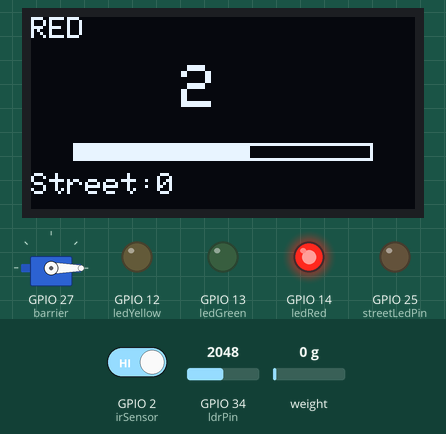
Bench run of a sketch on a simulated ESP32. Shown: servo, 128×64 one-colour display, output pins drawn as LEDs (lit = HIGH). The inputs (shaded band) are chosen by the test bench; at power-on: GPIO 34 (ldrPin) = 2048, GPIO 2 (irSensor) HIGH, weight on the scale 0 g. WiFi joins after 1.5 s; servers stay silent unless stated; uploads are accepted with an empty reply.

Above: at 2.2 s.
2.3 s: GPIO 34 (ldrPin) set to 964
5.3 s: GPIO 34 (ldrPin) set to 840
At 7.07 s:
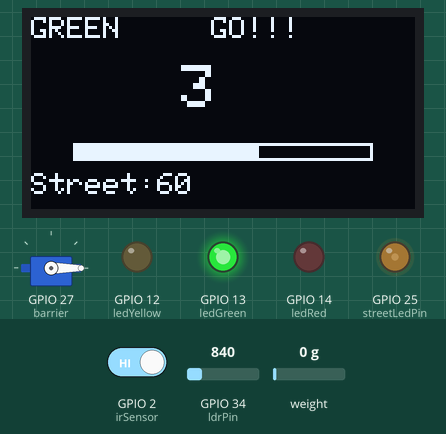
7.3 s: GPIO 34 (ldrPin) set to 218
10.3 s: GPIO 34 (ldrPin) set to 181
At 11.07 s:
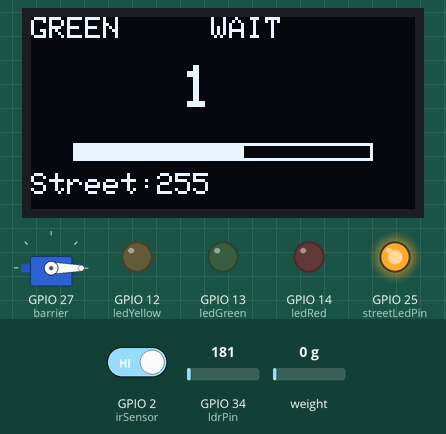
12.7 s: GPIO 2 (irSensor) driven LOW
At 15.55 s:
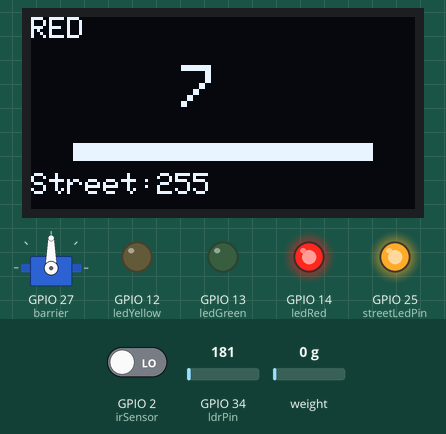
15.7 s: GPIO 34 (ldrPin) set to 491
At 16.07 s:
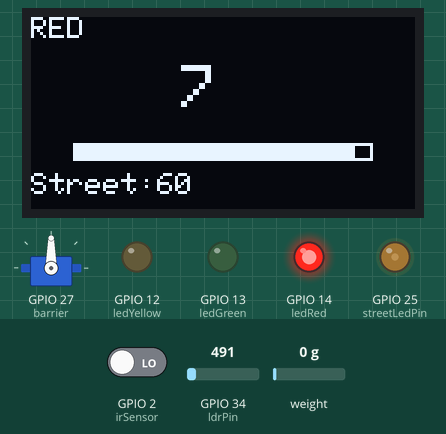
Timing chart, 0 to 30.9 s (numbered marks = the images above; inputs shaded):
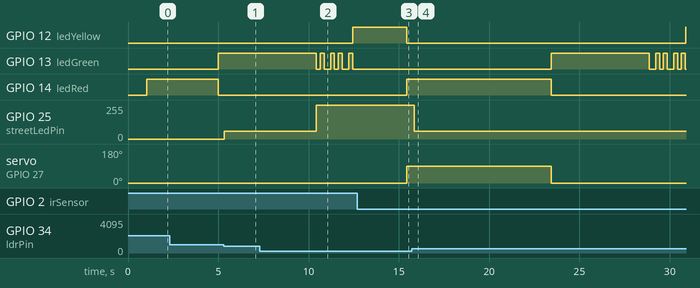

Measured:
- the behaviour switches between 901 and 900 on GPIO 34 (ldrPin) (found by bisection; images 0 and 1)
- the behaviour switches between 200 and 199 on GPIO 34 (ldrPin) (found by bisection; images 1 and 2)
- after the input at 5.3 s, GPIO 25 (streetLedPin): 0/255 → 60/255 at once
- after the input at 10.3 s, GPIO 25 (streetLedPin): 60/255 → 255/255 after 0.13 s
- after the input at 12.7 s, servo on GPIO 27 (barrier): 0° → 90° after 2.7 s
- after the input at 15.7 s, GPIO 25 (streetLedPin): 255/255 → 60/255 after 0.16 s

The sketch:

Project.ino
```cpp
#include <WiFi.h>
#include <HTTPClient.h>
#include <ESP32Servo.h>
#include <Adafruit_GFX.h>
#include <Adafruit_SSD1306.h>
#include "HX711.h"

// ================= WIFI =================
const char* ssid = "HONOR 400 Pro";
const char* password = "aaaaaaaa";
const char* serverUrl = "http://10.27.105.153:1880/update";

// ================= OLED =================
#define SCREEN_WIDTH 128
#define SCREEN_HEIGHT 64
Adafruit_SSD1306 display(SCREEN_WIDTH, SCREEN_HEIGHT, &Wire, -1);

// ================= TRAFFIC LIGHT =================
int ledRed = 14;
int ledYellow = 12;
int ledGreen = 13;
int irSensor = 2;
Servo barrier;

enum TrafficState { RED, GREEN, GREEN_BLINK, YELLOW };
TrafficState currentState = RED;

unsigned long stateMillis = 0;
unsigned long redTime = 5000;
unsigned long greenTime = 5000;

bool pedestrianWaiting = false;
bool pedestrianReported = false;
bool barrierUp = false;

// ================= LOAD CELL =================
HX711 scale;
int loadCellDT = 32;
int loadCellSCK = 33;
float weightThreshold = 50.0;
bool vehicleDetected = false;

// ================= STREET LIGHT =================
int ldrPin = 34;
int streetLedPin = 25;
int streetBrightness = 0;

// ================= TIMERS =================
unsigned long oledMillis = 0;
unsigned long sendMillis = 0;
unsigned long loadMillis = 0;
unsigned long ldrMillis = 0;
unsigned long blinkMillis = 0;
bool blinkState = false;
int blinkCount = 0;

// ================= SETUP =================
void setup() {
  pinMode(ledRed, OUTPUT);
  pinMode(ledYellow, OUTPUT);
  pinMode(ledGreen, OUTPUT);
  pinMode(irSensor, INPUT_PULLUP);
  pinMode(streetLedPin, OUTPUT);

  barrier.attach(27);
  barrier.write(0);

  scale.begin(loadCellDT, loadCellSCK);
  scale.set_scale();
  scale.tare();

  display.begin(SSD1306_SWITCHCAPVCC, 0x3C);
  display.setTextColor(SSD1306_WHITE);

  WiFi.begin(ssid, password);
}

// ================= LOOP =================
void loop() {
  unsigned long now = millis();

  trafficLight(now);
  readLoadCell(now);
  streetLight(now);
  updateOLED(now);
  sendToNodeRed(now);
}

// ================= TRAFFIC LIGHT =================
void trafficLight(unsigned long now) {

  if (digitalRead(irSensor) == LOW) {
    pedestrianWaiting = true;
    pedestrianReported = true;
  }

  switch (currentState) {

    case RED:
      digitalWrite(ledRed, HIGH);
      digitalWrite(ledYellow, LOW);
      digitalWrite(ledGreen, LOW);

      redTime = pedestrianWaiting ? 8000 : 5000;

      if (pedestrianWaiting) {
        barrier.write(90);
        barrierUp = true;
      } else {
        barrier.write(0);
        barrierUp = false;
      }

      if (now - stateMillis >= redTime) {
        stateMillis = now;
        pedestrianWaiting = false;
        barrier.write(0);
        barrierUp = false;
        currentState = GREEN;
      }
      break;

    case GREEN:
      digitalWrite(ledRed, LOW);
      digitalWrite(ledYellow, LOW);
      digitalWrite(ledGreen, HIGH);

      greenTime = vehicleDetected ? 8000 : 5000;

      if (now - stateMillis >= greenTime) {
        stateMillis = now;
        blinkMillis = now;
        blinkCount = 0;
        blinkState = false;
        currentState = GREEN_BLINK;
      }
      break;

    case GREEN_BLINK:
      if (now - blinkMillis >= 200) {
        blinkMillis = now;
        blinkState = !blinkState;
        digitalWrite(ledGreen, blinkState);
        blinkCount++;
      }

      if (blinkCount >= 10) {
        digitalWrite(ledGreen, LOW);
        stateMillis = now;
        currentState = YELLOW;
      }
      break;

    case YELLOW:
      digitalWrite(ledRed, LOW);
      digitalWrite(ledYellow, HIGH);
      digitalWrite(ledGreen, LOW);

      if (now - stateMillis >= 3000) {
        stateMillis = now;
        currentState = RED;
      }
      break;
  }
}

// ================= LOAD CELL =================
void readLoadCell(unsigned long now) {
  if (now - loadMillis < 500) return;
  loadMillis = now;

  if (scale.is_ready()) {
    vehicleDetected = scale.get_units(1) >= weightThreshold;
  }
}

// ================= STREET LIGHT =================
void streetLight(unsigned long now) {
  if (now - ldrMillis < 200) return;
  ldrMillis = now;

  int ldr = analogRead(ldrPin);

  if (ldr > 900) streetBrightness = 0;
  else if (ldr < 200) streetBrightness = 255;
  else streetBrightness = 60;

  analogWrite(streetLedPin, streetBrightness);
}

// ================= OLED =================
void updateOLED(unsigned long now) {
  if (now - oledMillis < 200) return;
  oledMillis = now;

  long total = 0;
  long remain = 0;

  display.clearDisplay();
  display.setTextSize(1);
  display.setCursor(0,0);

  if (currentState == RED) {
    display.print("RED");
    total = redTime;
  } else if (currentState == GREEN) {
    display.print("GREEN");
    display.setCursor(60,0);
    display.print("GO!!!");
    total = greenTime;
  } else if (currentState == GREEN_BLINK) {
    display.print("GREEN");
    display.setCursor(60,0);
    display.print("WAIT");
    total = 2000;
  } else {
    display.print("YELLOW");
    display.setCursor(60,0);
    display.print("SLOW");
    display.setCursor(60,8);
    display.print("DOWN");
    total = 3000;
  }

  remain = total - (now - stateMillis);
  if (remain < 0) remain = 0;

  display.setTextSize(2);
  display.setCursor(50,16);
  display.print(remain / 1000);

  // Loading bar
  display.drawRect(14, 42, 100, 6, SSD1306_WHITE);
  int fill = map(remain, 0, total, 0, 100);
  display.fillRect(14, 42, fill, 6, SSD1306_WHITE);

  display.setTextSize(1);
  display.setCursor(0, 52);
  display.print("Street:");
  display.print(streetBrightness);

  display.display();
}

// ================= NODE-RED =================
void sendToNodeRed(unsigned long now) {
  if (now - sendMillis < 1000) return;
  sendMillis = now;

  if (WiFi.status() != WL_CONNECTED) return;

  HTTPClient http;
  http.setTimeout(300);

  long countdown = 0;
  if (currentState == RED) countdown = redTime - (now - stateMillis);
  else if (currentState == GREEN) countdown = greenTime - (now - stateMillis);
  else if (currentState == YELLOW) countdown = 3000 - (now - stateMillis);
  else countdown = 2000 - (now - blinkMillis);
  if (countdown < 0) countdown = 0;

  String url = String(serverUrl) +
    "?traffic=" + (currentState==RED?"RED":currentState==GREEN?"GREEN":currentState==YELLOW?"YELLOW":"GREEN_BLINK") +
    "&pedestrian=" + String(pedestrianReported) +
    "&vehicle=" + String(vehicleDetected) +
    "&street=" + String(streetBrightness) +
    "&barrier=" + String(barrierUp) +
    "&countdown=" + String(countdown/1000);

  http.begin(url);
  http.GET();
  http.end();

  pedestrianReported = false;
}
```
